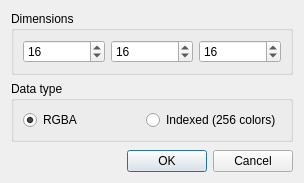
<?xml version="1.0" encoding="UTF-8"?>
<ui version="4.0">
 <class>NewGridDialog</class>
 <widget class="QDialog" name="NewGridDialog">
  <property name="geometry">
   <rect>
    <x>0</x>
    <y>0</y>
    <width>304</width>
    <height>183</height>
   </rect>
  </property>
  <property name="windowTitle">
   <string>New Grid</string>
  </property>
  <layout class="QVBoxLayout" name="verticalLayout">
   <item>
    <widget class="QGroupBox" name="groupBox">
     <property name="title">
      <string>Dimensions</string>
     </property>
     <layout class="QHBoxLayout" name="horizontalLayout">
      <item>
       <widget class="QSpinBox" name="width">
        <property name="minimum">
         <number>1</number>
        </property>
        <property name="maximum">
         <number>1024</number>
        </property>
        <property name="value">
         <number>16</number>
        </property>
       </widget>
      </item>
      <item>
       <widget class="QSpinBox" name="height">
        <property name="minimum">
         <number>1</number>
        </property>
        <property name="maximum">
         <number>1024</number>
        </property>
        <property name="value">
         <number>16</number>
        </property>
       </widget>
      </item>
      <item>
       <widget class="QSpinBox" name="depth">
        <property name="minimum">
         <number>1</number>
        </property>
        <property name="maximum">
         <number>1024</number>
        </property>
        <property name="value">
         <number>16</number>
        </property>
       </widget>
      </item>
     </layout>
    </widget>
   </item>
   <item>
    <widget class="QGroupBox" name="groupBox_2">
     <property name="title">
      <string>Data type</string>
     </property>
     <layout class="QHBoxLayout" name="horizontalLayout_2">
      <item>
       <widget class="QRadioButton" name="dataRGBA">
        <property name="text">
         <string>RGBA</string>
        </property>
        <property name="checked">
         <bool>true</bool>
        </property>
       </widget>
      </item>
      <item>
       <widget class="QRadioButton" name="dataIndexed">
        <property name="enabled">
         <bool>true</bool>
        </property>
        <property name="text">
         <string>Indexed (256 colors)</string>
        </property>
       </widget>
      </item>
     </layout>
    </widget>
   </item>
   <item>
    <spacer name="verticalSpacer">
     <property name="orientation">
      <enum>Qt::Vertical</enum>
     </property>
     <property name="sizeHint" stdset="0">
      <size>
       <width>20</width>
       <height>39</height>
      </size>
     </property>
    </spacer>
   </item>
   <item>
    <widget class="QDialogButtonBox" name="buttonBox">
     <property name="orientation">
      <enum>Qt::Horizontal</enum>
     </property>
     <property name="standardButtons">
      <set>QDialogButtonBox::Cancel|QDialogButtonBox::Ok</set>
     </property>
    </widget>
   </item>
  </layout>
 </widget>
 <resources/>
 <connections>
  <connection>
   <sender>buttonBox</sender>
   <signal>accepted()</signal>
   <receiver>NewGridDialog</receiver>
   <slot>accept()</slot>
   <hints>
    <hint type="sourcelabel">
     <x>248</x>
     <y>254</y>
    </hint>
    <hint type="destinationlabel">
     <x>157</x>
     <y>274</y>
    </hint>
   </hints>
  </connection>
  <connection>
   <sender>buttonBox</sender>
   <signal>rejected()</signal>
   <receiver>NewGridDialog</receiver>
   <slot>reject()</slot>
   <hints>
    <hint type="sourcelabel">
     <x>316</x>
     <y>260</y>
    </hint>
    <hint type="destinationlabel">
     <x>286</x>
     <y>274</y>
    </hint>
   </hints>
  </connection>
 </connections>
</ui>
